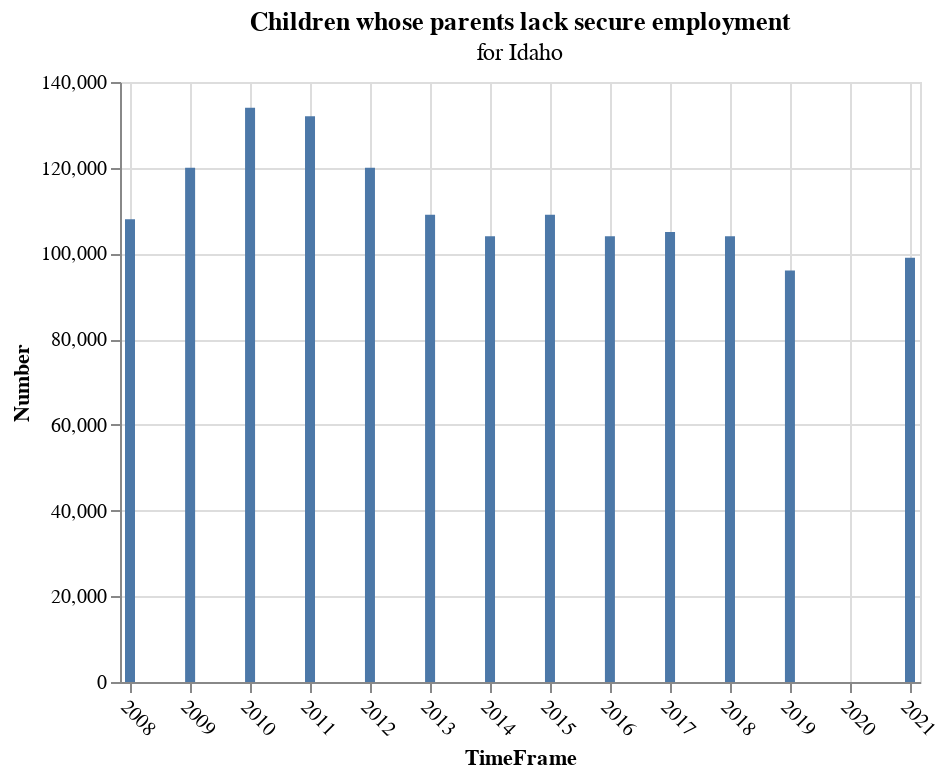

The code cell stored with this chart in its notebook:
### Markdown cell above
# It is missing data from 2020 probably due to covid.

### Code cell
chart

### Figure 1 — Vega-Lite specification as saved in the notebook (floating-point values rounded to 4 significant figures)
{"config": {"view": {"continuousWidth": 400, "continuousHeight": 300}}, "data": {"name": "data-d1c4eb666daf85f64a9cd9b07a234a31"}, "mark": "bar", "encoding": {"x": {"axis": {"labelAngle": 45}, "field": "TimeFrame", "type": "temporal"}, "y": {"field": "Number", "type": "quantitative"}}, "title": {"text": "Children whose parents lack secure employment", "subtitle": "for Idaho"}, "$schema": "https://vega.github.io/schema/vega-lite/v4.17.0.json", "datasets": {"data-d1c4eb666daf85f64a9cd9b07a234a31": [{"LocationType": "State", "Location": "Idaho", "TimeFrame": "2008-01-01T00:00:00", "Number": 108000.0, "Percent": 0.26}, {"LocationType": "State", "Location": "Idaho", "TimeFrame": "2009-01-01T00:00:00", "Number": 120000.0, "Percent": 0.29}, {"LocationType": "State", "Location": "Idaho", "TimeFrame": "2010-01-01T00:00:00", "Number": 134000.0, "Percent": 0.31}, {"LocationType": "State", "Location": "Idaho", "TimeFrame": "2011-01-01T00:00:00", "Number": 132000.0, "Percent": 0.31}, {"LocationType": "State", "Location": "Idaho", "TimeFrame": "2012-01-01T00:00:00", "Number": 120000.0, "Percent": 0.28}, {"LocationType": "State", "Location": "Idaho", "TimeFrame": "2013-01-01T00:00:00", "Number": 109000.0, "Percent": 0.26}, {"LocationType": "State", "Location": "Idaho", "TimeFrame": "2014-01-01T00:00:00", "Number": 104000.0, "Percent": 0.24}, {"LocationType": "State", "Location": "Idaho", "TimeFrame": "2015-01-01T00:00:00", "Number": 109000.0, "Percent": 0.25}, {"LocationType": "State", "Location": "Idaho", "TimeFrame": "2016-01-01T00:00:00", "Number": 104000.0, "Percent": 0.24}, {"LocationType": "State", "Location": "Idaho", "TimeFrame": "2017-01-01T00:00:00", "Number": 105000.0, "Percent": 0.24}, {"LocationType": "State", "Location": "Idaho", "TimeFrame": "2018-01-01T00:00:00", "Number": 104000.0, "Percent": 0.23}, {"LocationType": "State", "Location": "Idaho", "TimeFrame": "2019-01-01T00:00:00", "Number": 96000.0, "Percent": 0.21}, {"LocationType": "State", "Location": "Idaho", "TimeFrame": "2021-01-01T00:00:00", "Number": 99000.0, "Percent": 0.21}]}}
